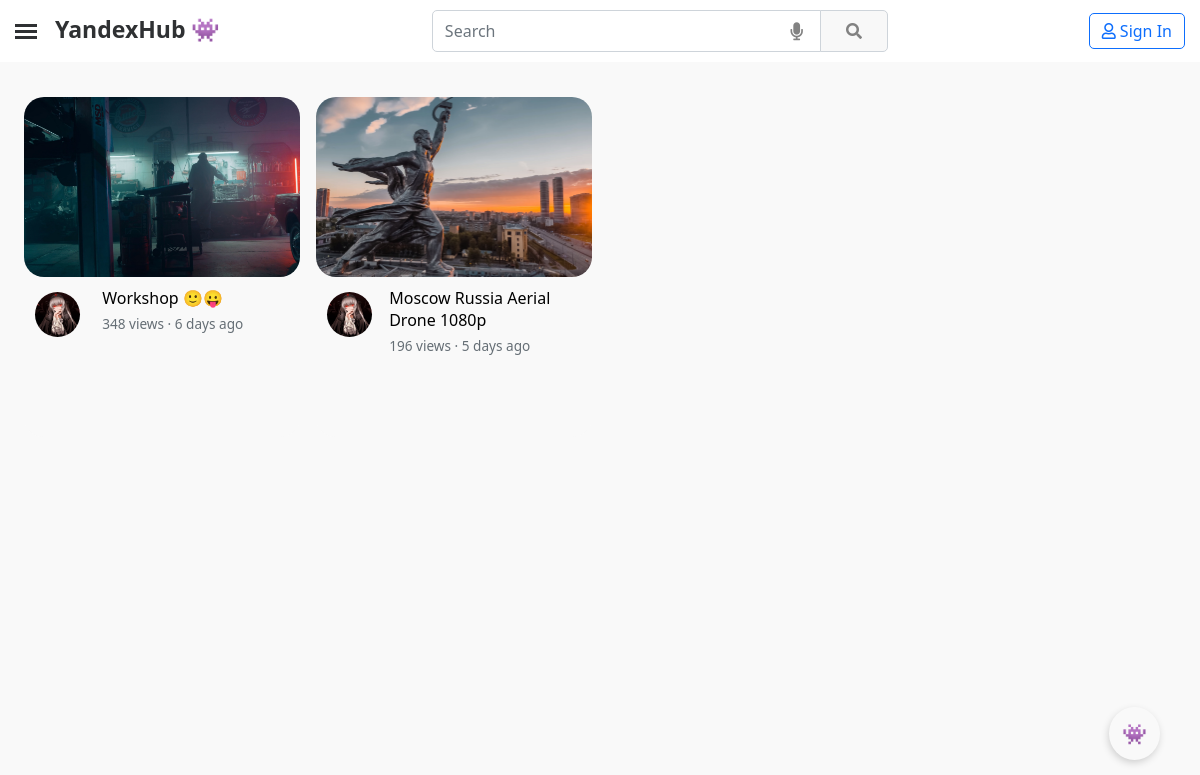
Before: / with the older database file.
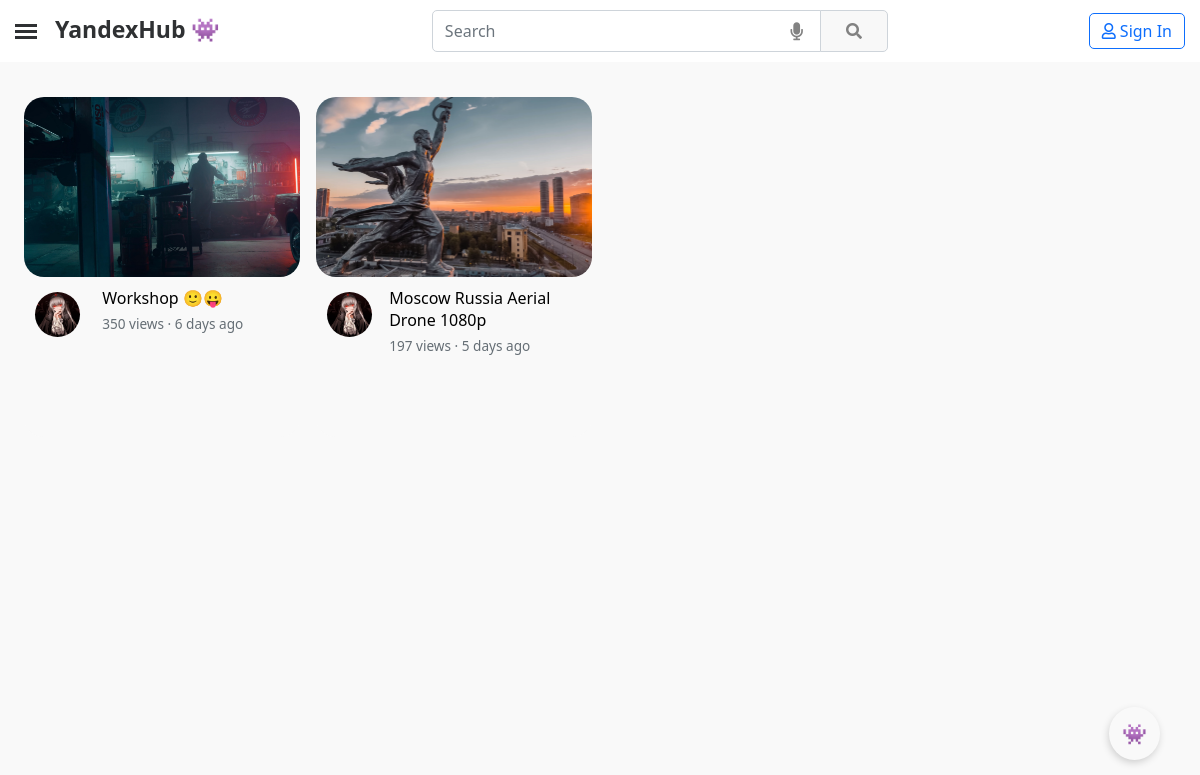
After: the same page with the newer database file.
### YandexHub/apps/mainapp/models.py (models this page shows, shortened)
class Video(models.Model):
    video_id = models.CharField(blank=True, null=True, max_length=32)
    creator = models.ForeignKey(CustomUser, on_delete=models.CASCADE, null=False, related_name='video_creator')
    video = models.FileField(upload_to='videos/')
    video_banner = models.ImageField(upload_to='video_banners/')
    views = models.BigIntegerField(default=0)
    likes = models.BigIntegerField(default=0)
    dislikes = models.BigIntegerField(default=0)
    comments = models.BigIntegerField(default=0)
    coefficient = models.FloatField(default=0)
    title = models.CharField(max_length=150)
    description = models.TextField(blank=True, null=True, max_length=1000000)
    date_created = models.DateTimeField(auto_now_add=True, db_index=True)

class CustomUser(AbstractUser):
    user_id = models.CharField(blank=True, null=True, max_length=24)
    email = models.EmailField(null=True, unique=True)
    username = models.CharField(blank=True, null=True, max_length=25)
    avatar = models.ImageField(blank=True, null=True, upload_to = 'avatars/', default='avatars/default/default_avatar.png')
    banner = models.ImageField(blank=True, null=True, upload_to='users_banners/')
    all_views = models.BigIntegerField(default=0)
    all_comments = models.BigIntegerField(default=0)
    all_likes = models.BigIntegerField(default=0)
    all_dislikes = models.BigIntegerField(default=0)
    all_subscribers = models.BigIntegerField(default=0)
    all_notifications = models.BigIntegerField(default=0)
    all_posts_likes = models.BigIntegerField(default=0)
    all_posts_dislikes = models.BigIntegerField(default=0)
    description = models.TextField(blank=True, null=True, max_length=5000)
    contact_email  = models.CharField(blank=True, null=True, max_length=75)
    location = models.CharField(blank=True, null=True, max_length=50)
    vk_link = models.CharField(blank=True, null=True, max_length=150)
    instagram_link = models.CharField(blank=True, null=True, max_length=150)
    facebook_link = models.CharField(blank=True, null=True, max_length=150)
    reddit_link = models.CharField(blank=True, null=True, max_length=150)
    telegram_link = models.CharField(blank=True, null=True, max_length=150)
    twitter_link = models.CharField(blank=True, null=True, max_length=150)
    website_link = models.CharField(blank=True, null=True, max_length=150)
    telegram = models.CharField(blank=True, null=True, max_length=150)
    date_created = models.DateTimeField(auto_now_add=True, db_index=True)
    REQUIRED_FIELDS = ['username']
    USERNAME_FIELD = 'email'

### YandexHub/apps/mainapp/views.py (the view)
# urls.py: path('', HomeView.as_view(), name='main__page'),
class HomeView(ListView):
    template_name = 'home.html'
    paginate_by = 20
    model = Video
    context_object_name = "videos"
    def get_context_data(self, **kwargs):
        context = super(HomeView, self).get_context_data(**kwargs)
        context['title'] = 'YandexHub'
        return context

### YandexHub/apps/mainapp/templatetags/poll_extras.py (called while the page is built, shortened)
@register.filter(name='time_func')
@stringfilter
def time_func(arg):
    now = datetime.utcnow()
    time = now - datetime.strptime(arg, '%Y-%m-%d %H:%M:%S.%f+00:00')
    if time.days < 730:
        if time.days < 2:
            return '1 day ago'
        elif time.days < 7:
            return f'{time.days} days ago'
        elif time.days < 14:
            return '1 week ago'
        elif time.days < 30:
            return f'{time.days//4} weeks ago'
        elif time.days < 60:
            return '1 month ago'
        elif time.days < 365:
            return f'{time.days//30} months ago'
        elif time.days < 730:
            return '1 year ago'
    else:
        return f'{time.days//365} years ago'

### YandexHub/apps/mainapp/templates/home.html (shortened to what this page needs)
{% extends "main.html" %}
{% block content %}
{% load poll_extras %}
{% load static %}
<main role="main">
    <div class="block-content">
        <div class="row row-cols-1 row-cols-md-2 row-cols-lg-3 row-cols-xl-4 g-3">
            {% for video in videos %}
            <div class="infinite-item col" style="cursor: pointer;">
                <div class="card mb-2">
                    <a onclick="transition_link(`{% url 'video__page' video.video_id %}`)">
                        <img style="object-fit: cover;" class="bd-placeholder-img card-img-top video-img" width="360" height="225"
                            src="{{ video.video_banner.url }}">
                    </a>
                    <div class="card-body">
                        <div class="avatar-video-block" onclick="transition_link(`{% url 'channel__page' video.creator.user_id %}`)">
                            <div class="avatar-video-img img" style="background-image: url({{ video.creator.avatar.url }});"></div>
                        </div>
                        <div style="display: inline-block;"
                            onclick="transition_link(`{% url 'video__page' video.video_id %}`)">
                            <p class="card-text" style="color: #000;">{{ video.title|truncatechars:70 }}</p>
                            <div class="card-bottom">{{ video.views|brief_views_format }} · {{ video.date_created|time_func }}</div>
                        </div>
                    </div>
                </div>
            </div>
            {% endfor %}
        </div>
    </div>
</main>
{% endblock %}

Changed rows visible on the page:
changed Video "Workshop 🙂😛": views|brief_views_format "348 views" → "350 views"
changed Video "Moscow Russia Aerial Drone 1080p": views|brief_views_format "196 views" → "197 views"
